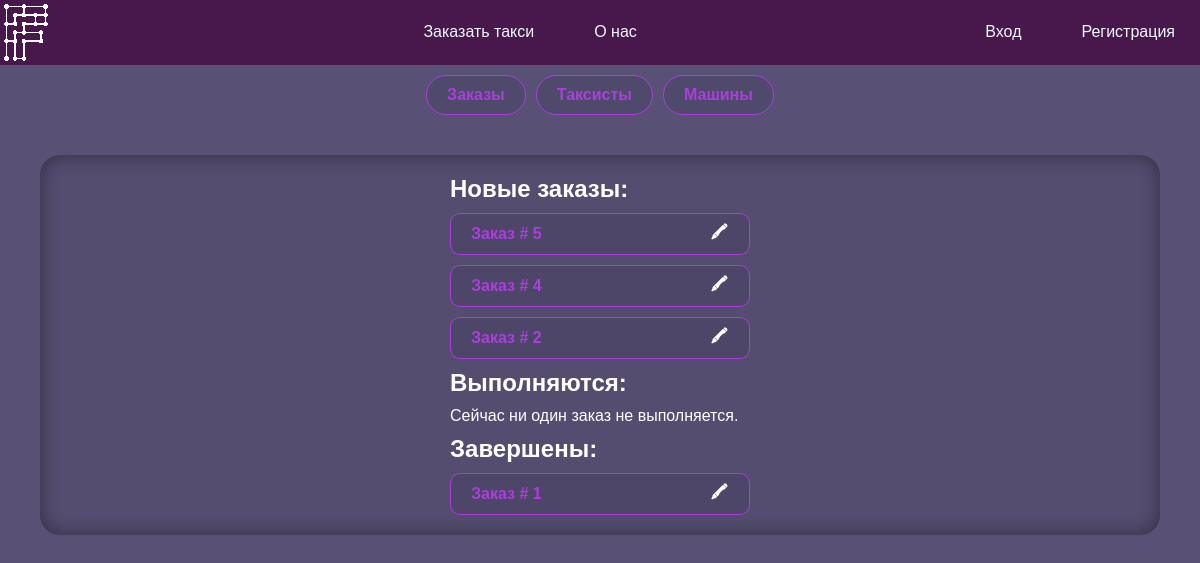
The app's page /admin.php, older data.
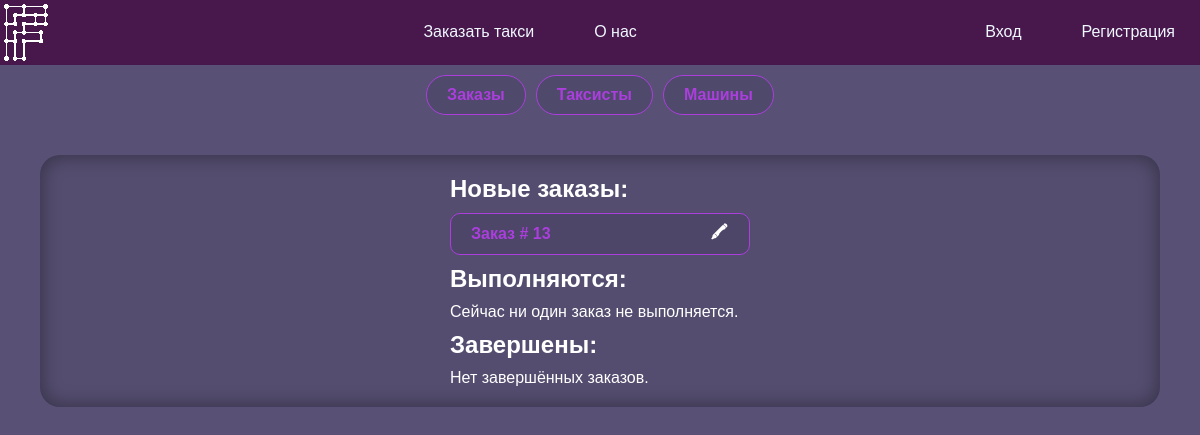
The same page, newer data.
### tables this page shows
CREATE TABLE `orders` (
  `id` int(11) NOT NULL,
  `taxist` int(11) DEFAULT NULL,
  `client` int(11) NOT NULL,
  `from` int(11) NOT NULL,
  `to` int(11) NOT NULL,
  `weight` int(11) NOT NULL,
  `time` time NOT NULL DEFAULT '11:00:00',
  `cost` int(11) NOT NULL DEFAULT '150',
  `status` int(11) NOT NULL DEFAULT '1'
);

### funcs/DBinteraction.php (called while the page is built, shortened)
<?php
function selectFrom($query, $way)
{
    if (trim($query) == null) {
        $_SESSION['result'] = "Вы передали пустой запрос.";
    } else {
    require "connect.php";
    $res = $con->query($query);
    switch ($way) {
        case "ALL":
            $output = $res->fetch_all(MYSQLI_ASSOC);
            break;
    }}
    return $output;
}

### funcs/listGenerator.php (the view, shortened to what this page needs)
<?php
function generateListItem($listItem, $listType)
{
?>
    <div class="accent brad10 flex jc-sb ai-c">
        <span>
            <?php
            switch ($listType) {
                case "order":
            ?>
                    Заказ #
                    <?= $listItem['id'] ?>
                <?php
                    break;
                ?>
            <?php
            }
            ?>
        </span>
        <div class="flex g10">
            <?php
            switch ($listType) {
                case "order":
                    $href = "?edit=order&id=" . $listItem['id'];
                    break;
            }
            ?>
            <a href="<?= $href ?>" class="accent-invert">🖍</a>
        </div>
    </div>
<?php
}

### funcs/pageBase.php (shortened to what this page needs)
<?php
include_once("user.php");
include_once("DBinteraction.php");
?>
<!DOCTYPE html>
<html lang="ru">
<head>
    <link rel="stylesheet" href="../style.css">
    <link rel="stylesheet" href="../often.css">
</head>
<body>
    <?php
    include_once "nav.php";

### funcs/nav.php (shortened to what this page needs)
<header class="flex jc-sb white-text">
  <div>
    <img src="../img/logo.svg" alt="FareFlex">
  </div>
  <nav class="flex g10">
    <a href="/">Заказать такси</a>
    <a href="/about.php">О нас</a>
    <?php
    include_once("user.php");
    ?>
  </nav>
  <nav class="flex g10">
    <?php if (!isset($user)) : ?>
      <a href="../ajax-sources/signInForm.html" class="ajax">Вход</a>
      <a href="../ajax-sources/signUpForm.html" class="ajax">Регистрация</a>
    <?php else : ?>
      <a href="../account/logOut.php">Выйти</a>
    <?php endif; ?>
  </nav>
</header>

### admin/adminNav.php
<div class="flex jc-c g10 p10">
    <a href="../admin.php" class="accent">Заказы</a>
    <a href="../admin.php?tool=taxists" class="accent">Таксисты</a>
    <a href="../admin.php?tool=cars" class="accent">Машины</a>
</div>

### admin.php (shortened to what this page needs)
<?php
require("./funcs/pageBase.php");
include("./admin/adminNav.php");
?>
<section id="first-content-on-page" class="inner-shadow brad20 p20 flex row-reverse jc-sa wrap">
    <?php
    if (!isset($_GET['tool'])) {
        include("./admin/toolOrders.php");
    } else {
        $tool = $_GET['tool'];
        include("./admin/tool$tool.php");
    }
    ?>
</section>

### admin/toolOrders.php (shortened to what this page needs)
<?php
require_once("./funcs/DBinteraction.php");
$query = "SELECT orders.id,
statuses.name AS `status`
FROM orders
INNER JOIN statuses ON orders.status = statuses.id
ORDER BY `orders`.`id` DESC";
$orders = selectFrom($query, "ALL");
?>
<div class="list flex column g10 wcenter">
    <?php
    require("./funcs/listGenerator.php");
    ?>
    <h2>Новые заказы:</h2>
    <?php
    foreach ($orders as $order) {
        if ($order['status'] == "Новый") {
            generateListItem($order, "order");
        }
    }
    ?>
    <h2>Выполняются:</h2>
    <?php
    $emptyList = true;
    if ($emptyList) {
    ?>
        <p>Сейчас ни один заказ не выполняется.</p>
    <?php
    }
    ?>
    <h2>Завершены:</h2>
    <?php
    $emptyList = true;
    foreach ($orders as $order) {
        if ($order['status'] == "Завершён") {
            $emptyList = false;
        }
    }
    if ($emptyList) {
    ?>
        <p>Нет завершённых заказов.</p>
    <?php
    }
    ?>
</div>

### style.css (style rules this page uses)
*, a { margin: 0; border: 0; outline: 0; padding: 0; text-decoration: none; font-family: Arial, Helvetica, sans-serif; }
*, a, select[value], input[value] { color: white; }
body, input[value] { background-color: #585175; }
a, button { cursor: pointer; }
header { background-color: #48184d; }
header * { font-family: 'Arial Black', Gadget, sans-serif; }
header div { max-height: 65px; max-width: 100px; overflow: hidden; }
header div>img { height: 100%; }
nav a { margin: 0px 25px; border-top: #00000000 3px solid; padding: 20px 0px; transition: all 0.25s ease-out; }
.list { width: 25%; min-width: 300px; }

### often.css (style rules this page uses)
#first-content-on-page { margin: 30px auto; width: 90vw; }
.accent { border: #ab3edd 1px solid; border-radius: 25px; padding: 10px 20px; background-color: #40395c59; color: #ab3edd; font-weight: bold; transition: all 0.25s ease-out; }
.accent::placeholder { color: #ab3edd69; }
.accent span { color: #ab3edd; font-weight: bold; }
.accent-invert { height: 20px; width: 20px; display: flex; justify-content: center; align-items: center; border-radius: 0px; font-weight: bolder; transition: all 0.25s ease-out; }
.wcenter { margin: 0 auto; }
.g10 { gap: 10px; }
.p10 { padding: 10px; }
.p20 { padding: 20px; }
.brad10 { border-radius: 10px; }
.brad20 { border-radius: 20px; }
.flex { display: flex; }
.row-reverse { flex-direction: row-reverse; }
.column { flex-direction: column; }
.wrap { flex-wrap: wrap; }
.jc-sa { justify-content: space-around; }
.jc-sb { justify-content: space-between; }
.jc-c { justify-content: center; }
.ai-c { align-items: center; }
.inner-shadow { background: rgba(0, 0, 0, 0.05); box-shadow: inset 0px 0px 20px rgba(0, 0, 0, 0.4); }
.white-text, .white-text * { color: aliceblue; }

Row changes from the older to the newer data that the page shows:
removed orders: id "5", shown under "Новые заказы:"
removed orders: id "4", shown under "Новые заказы:"
removed orders: id "2", shown under "Новые заказы:"
removed orders: id "1", shown under "Завершены:"
added orders: id "13", shown under "Новые заказы:"
Text that changed along with them:
text now shown: "Нет завершённых заказов."
